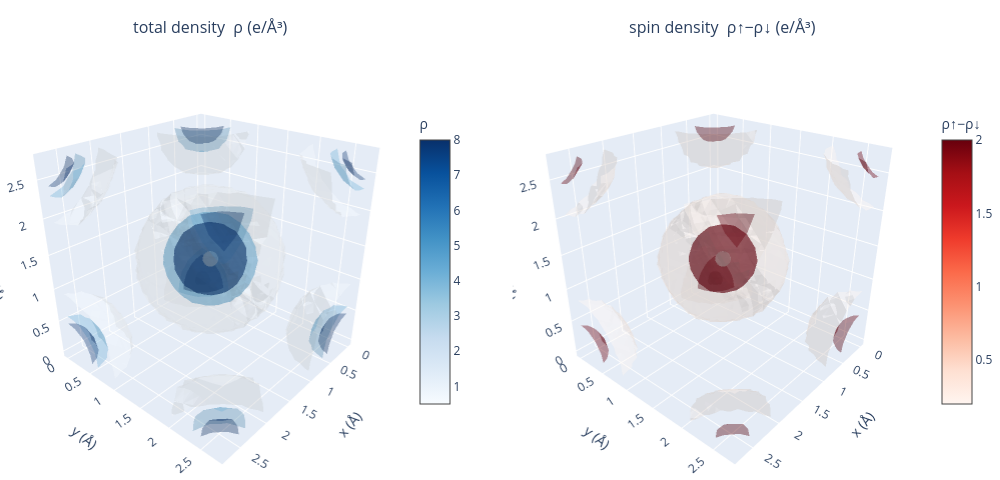

Source (notebook cell):
### Markdown cell above
### 3D view

Interactive isosurfaces over the whole cell (drag to rotate). Left: three nested levels of the
total density. Right: the spin density at two positive levels; there is no negative lobe above
the chosen level in this cell. Grey spheres are the two Fe atoms.

### Code cell
import plotly.graph_objects as go
from plotly.subplots import make_subplots

# grid points in Cartesian coordinates (cubic cell, so fractional * a)
fx, fy, fz = np.meshgrid(*[np.arange(n) / n for n in GRID], indexing="ij")
X, Y, Z = (fx * a).ravel(), (fy * a).ravel(), (fz * a).ravel()
atoms_xyz = structure.cart_coords

def atoms_trace():
    return go.Scatter3d(x=atoms_xyz[:, 0], y=atoms_xyz[:, 1], z=atoms_xyz[:, 2], mode="markers",
                        marker=dict(size=9, color="#555555"), name="Fe", showlegend=False)

fig = make_subplots(rows=1, cols=2, specs=[[{"type": "scene"}, {"type": "scene"}]],
                    subplot_titles=("total density  ρ (e/Å³)", "spin density  ρ↑−ρ↓ (e/Å³)"))

fig.add_trace(go.Isosurface(
    x=X, y=Y, z=Z, value=rho.ravel(),
    isomin=0.5, isomax=8.0, surface_count=3, opacity=0.35,
    colorscale="Blues", caps=dict(x_show=False, y_show=False, z_show=False),
    colorbar=dict(title="ρ", x=0.44, len=0.7)), row=1, col=1)
fig.add_trace(atoms_trace(), row=1, col=1)

fig.add_trace(go.Isosurface(
    x=X, y=Y, z=Z, value=spin.ravel(),
    isomin=0.2, isomax=2.0, surface_count=2, opacity=0.4,
    colorscale="Reds", caps=dict(x_show=False, y_show=False, z_show=False),
    colorbar=dict(title="ρ↑−ρ↓", x=1.0, len=0.7)), row=1, col=2)
fig.add_trace(atoms_trace(), row=1, col=2)

scene = dict(xaxis_title="x (Å)", yaxis_title="y (Å)", zaxis_title="z (Å)", aspectmode="cube",
             camera=dict(eye=dict(x=1.6, y=1.4, z=1.1)))
fig.update_layout(scene=scene, scene2=scene, width=1000, height=480, margin=dict(l=0, r=0, t=40, b=0))
fig.show()

### Figure 1 — Plotly figure (JSON) as saved in the notebook; plotly's stock layout.template omitted (floating-point values rounded to 4 significant figures; data arrays with more than 128 entries replaced by an {"elided": "..."} marker saying what was removed)
{"data": [{"caps": {"x": {"show": false}, "y": {"show": false}, "z": {"show": false}}, "colorbar": {"len": 0.7, "title": {"text": "ρ"}, "x": 0.44}, "colorscale": [[0.0, "rgb(247,251,255)"], [0.125, "rgb(222,235,247)"], [0.25, "rgb(198,219,239)"], [0.375, "rgb(158,202,225)"], [0.5, "rgb(107,174,214)"], [0.625, "rgb(66,146,198)"], [0.75, "rgb(33,113,181)"], [0.875, "rgb(8,81,156)"], [1.0, "rgb(8,48,107)"]], "isomax": 8.0, "isomin": 0.5, "opacity": 0.35, "scene": "scene", "surface": {"count": 3}, "type": "isosurface", "value": {"elided": "8000 float values"}, "x": {"elided": "8000 float values"}, "y": {"elided": "8000 float values"}, "z": {"elided": "8000 float values"}}, {"marker": {"color": "#555555", "size": 9}, "mode": "markers", "name": "Fe", "scene": "scene", "showlegend": false, "type": "scatter3d", "x": [0.0, 1.435], "y": [0.0, 1.435], "z": [0.0, 1.435]}, {"caps": {"x": {"show": false}, "y": {"show": false}, "z": {"show": false}}, "colorbar": {"len": 0.7, "title": {"text": "ρ↑−ρ↓"}, "x": 1.0}, "colorscale": [[0.0, "rgb(255,245,240)"], [0.125, "rgb(254,224,210)"], [0.25, "rgb(252,187,161)"], [0.375, "rgb(252,146,114)"], [0.5, "rgb(251,106,74)"], [0.625, "rgb(239,59,44)"], [0.75, "rgb(203,24,29)"], [0.875, "rgb(165,15,21)"], [1.0, "rgb(103,0,13)"]], "isomax": 2.0, "isomin": 0.2, "opacity": 0.4, "scene": "scene2", "surface": {"count": 2}, "type": "isosurface", "value": {"elided": "8000 float values"}, "x": {"elided": "8000 float values"}, "y": {"elided": "8000 float values"}, "z": {"elided": "8000 float values"}}, {"marker": {"color": "#555555", "size": 9}, "mode": "markers", "name": "Fe", "scene": "scene2", "showlegend": false, "type": "scatter3d", "x": [0.0, 1.435], "y": [0.0, 1.435], "z": [0.0, 1.435]}], "layout": {"annotations": [{"font": {"size": 16}, "showarrow": false, "text": "total density  ρ (e/Å³)", "x": 0.225, "xanchor": "center", "xref": "paper", "y": 1.0, "yanchor": "bottom", "yref": "paper"}, {"font": {"size": 16}, "showarrow": false, "text": "spin density  ρ↑−ρ↓ (e/Å³)", "x": 0.775, "xanchor": "center", "xref": "paper", "y": 1.0, "yanchor": "bottom", "yref": "paper"}], "height": 480, "margin": {"b": 0, "l": 0, "r": 0, "t": 40}, "scene": {"aspectmode": "cube", "camera": {"eye": {"x": 1.6, "y": 1.4, "z": 1.1}}, "domain": {"x": [0.0, 0.45], "y": [0.0, 1.0]}, "xaxis": {"title": {"text": "x (Å)"}}, "yaxis": {"title": {"text": "y (Å)"}}, "zaxis": {"title": {"text": "z (Å)"}}}, "scene2": {"aspectmode": "cube", "camera": {"eye": {"x": 1.6, "y": 1.4, "z": 1.1}}, "domain": {"x": [0.55, 1.0], "y": [0.0, 1.0]}, "xaxis": {"title": {"text": "x (Å)"}}, "yaxis": {"title": {"text": "y (Å)"}}, "zaxis": {"title": {"text": "z (Å)"}}}, "width": 1000}}
